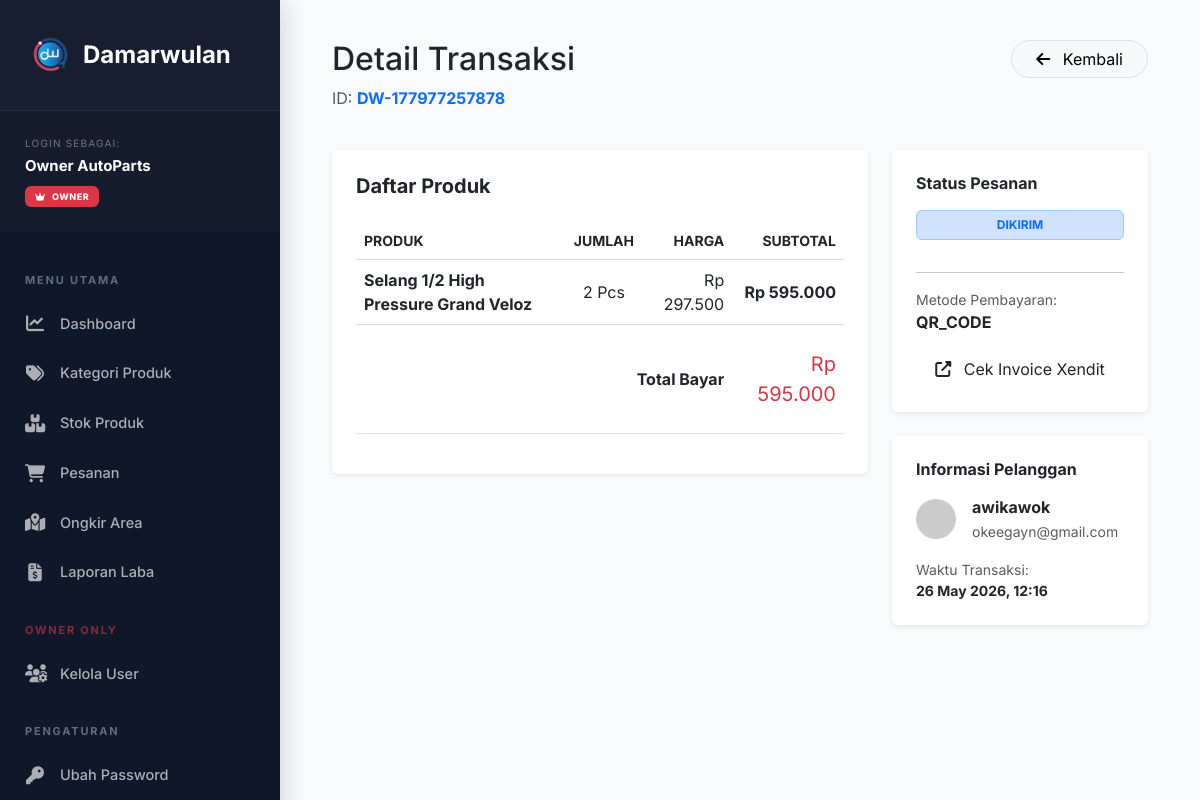
The app's page /admin/detail_transaksi.php?id=DW-177977257878 (signed in), older data.
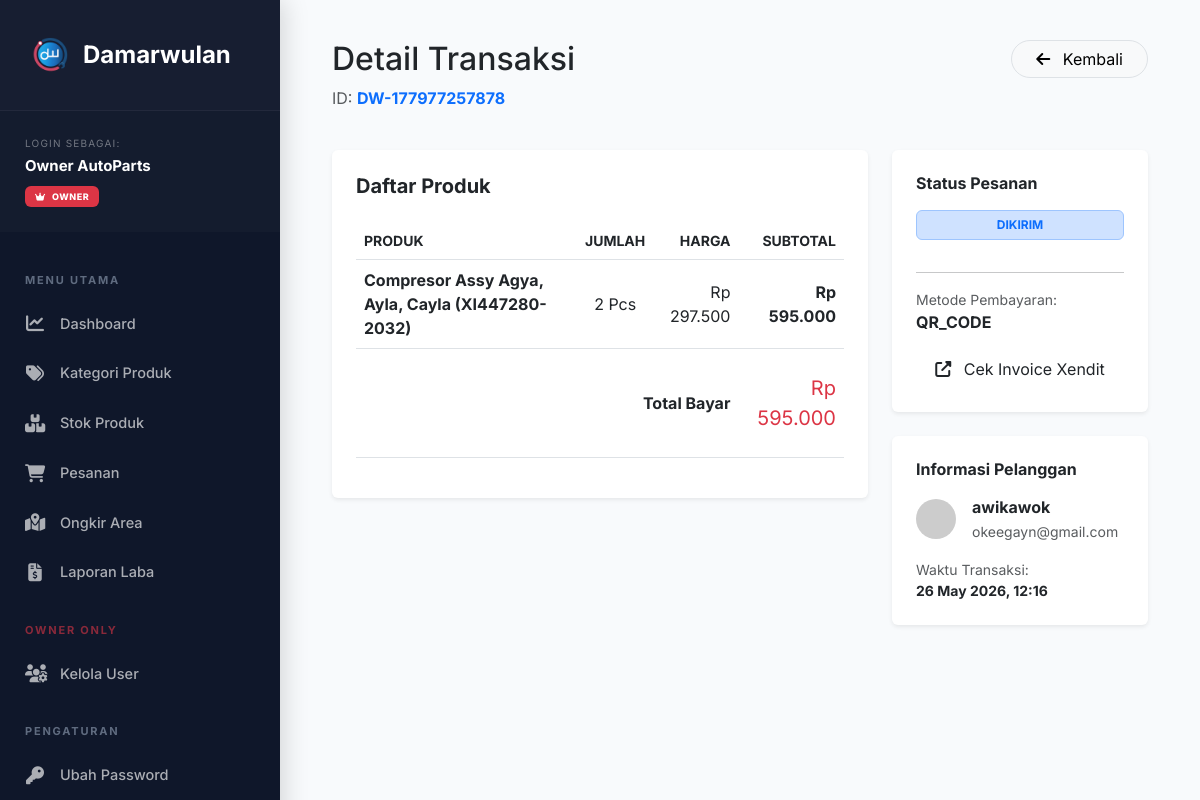
The same page, newer data.
### tables this page shows
CREATE TABLE `detail_transaksi` (
  `id_detail` int(11) NOT NULL,
  `id_transaksi` varchar(50) NOT NULL,
  `id_produk` int(11) NOT NULL,
  `jumlah` int(11) NOT NULL,
  `harga_satuan` decimal(10,2) NOT NULL
);

CREATE TABLE `produk` (
  `id_produk` int(11) NOT NULL,
  `id_kategori` int(11) NOT NULL,
  `id_model` int(11) DEFAULT NULL,
  `nomor_suku_cadang` varchar(100) DEFAULT NULL,
  `nama_produk` varchar(150) NOT NULL,
  `merk` varchar(255) NOT NULL,
  `deskripsi` text DEFAULT NULL,
  `gambar` varchar(255) DEFAULT 'default-part.jpg',
  `harga` decimal(10,2) NOT NULL,
  `stok` int(11) NOT NULL DEFAULT 0,
  `berat_gram` int(11) NOT NULL
);

### admin/detail_transaksi.php (the view, shortened to what the changed rows need)
<?php
require_once '../config/koneksi.php';
$id_t = mysqli_real_escape_string($conn, $_GET['id']);
include 'header_admin.php';
?>
<div class="container-fluid">
    <div class="row mb-4">
        <div class="col-md-6">
            <h2 class="fw-800 text-dark">Detail Transaksi</h2>
        </div>
    </div>
    <div class="row g-4">
        <div class="col-lg-8">
            <div class="card card-custom border-0 shadow-sm mb-4">
                <div class="card-body p-4">
                    <div class="table-responsive">
                        <table class="table align-middle">
                            <thead>
                                <tr class="text-muted small text-uppercase">
                                    <th>Produk</th>
                                    <th class="text-center">Jumlah</th>
                                    <th class="text-end">Harga</th>
                                    <th class="text-end">Subtotal</th>
                                </tr>
                            </thead>
                            <tbody>
                                <?php
                                $q_items = mysqli_query($conn, "SELECT dt.*, p.nama_produk
                                                               FROM detail_transaksi dt
                                                               JOIN produk p ON dt.id_produk = p.id_produk
                                                               WHERE dt.id_transaksi = '$id_t'");
                                while ($item = mysqli_fetch_assoc($q_items)):
                                    $sub = $item['jumlah'] * $item['harga_satuan'];
                                ?>
                                    <tr>
                                        <td>
                                            <div class="fw-bold"><?= $item['nama_produk']; ?></div>
                                        </td>
                                        <td class="text-center"><?= $item['jumlah']; ?> Pcs</td>
                                        <td class="text-end">Rp <?= number_format($item['harga_satuan'], 0, ',', '.'); ?></td>
                                        <td class="text-end fw-bold text-navy">Rp <?= number_format($sub, 0, ',', '.'); ?></td>
                                    </tr>
                                <?php endwhile; ?>
                            </tbody>
                        </table>
                    </div>
                </div>
            </div>
        </div>
    </div>
</div>

Row changes from the older to the newer data that the page shows:
changed through a linked row, detail_transaksi: id_produk.nama_produk "Selang 1/2 High Pressure Grand Veloz" → "Compresor Assy Agya, Ayla, Cayla (XI447280-2032)"
